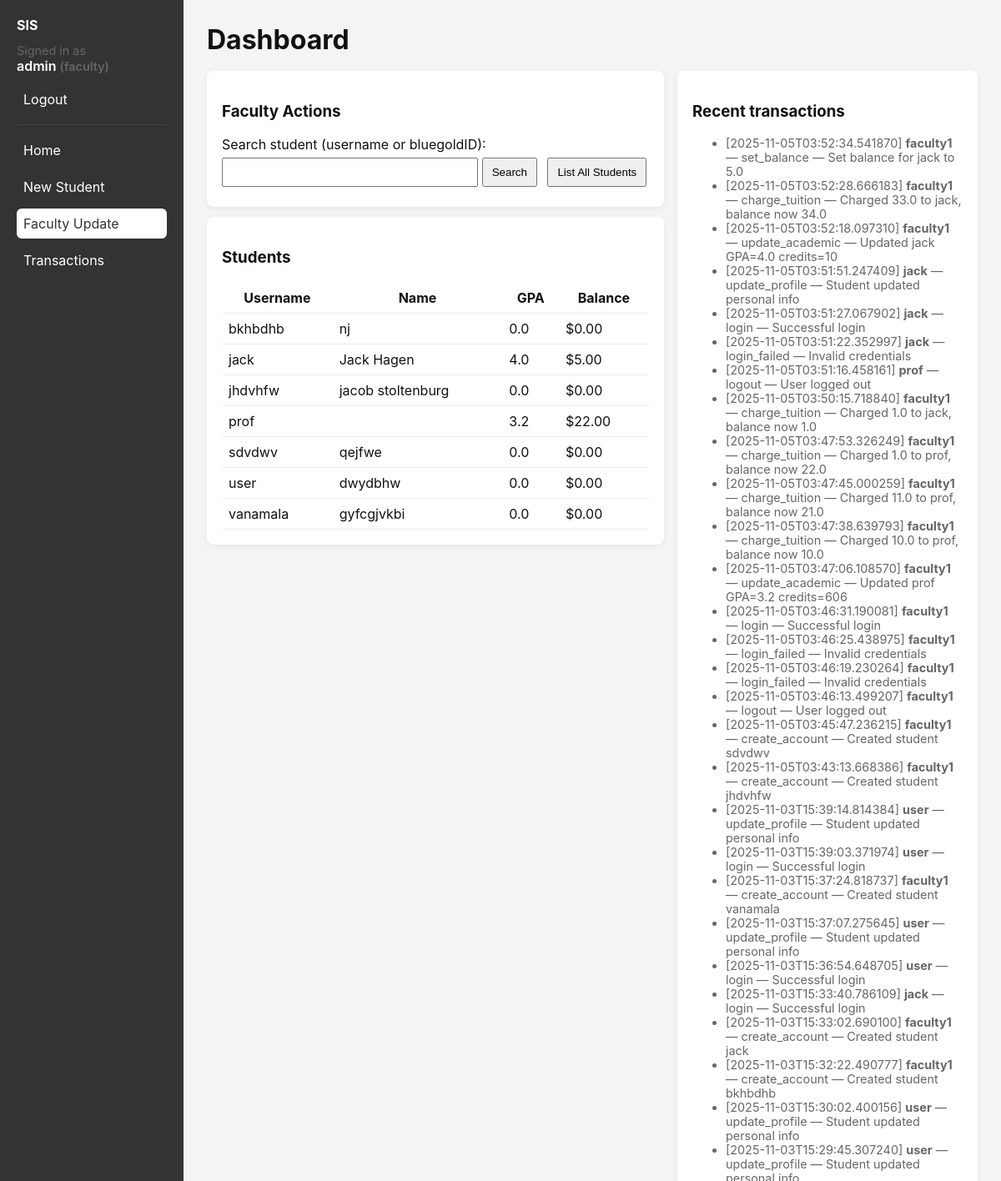
The app's page /faculty_update (signed in, upper part) with its own data.
### tables this page shows
CREATE TABLE students (
            id INTEGER PRIMARY KEY AUTOINCREMENT,
            username TEXT UNIQUE NOT NULL,
            bluegoldID TEXT UNIQUE,
            name TEXT,
            address TEXT,
            phone TEXT,
            gpa REAL DEFAULT 0.0,
            total_credits INTEGER DEFAULT 0,
            balance REAL DEFAULT 0.0,
            updated_at TEXT
        );

CREATE TABLE transactions (
            id INTEGER PRIMARY KEY AUTOINCREMENT,
            actor_username TEXT,
            action TEXT,
            details TEXT,
            timestamp TEXT
        );

### app.py (the view, shortened to what this page needs)
@app.route('/faculty_update', methods=['GET', 'POST'])
def faculty_update():
    if 'user' not in session:
        return redirect(url_for('login'))
    if session.get('role') == 'student' or session.get('role') != 'faculty':
        flash('Faculty only page', 'danger')
        return redirect(url_for('index'))
    conn = get_db_connection()
    c = conn.cursor()
    student = None
    transactions = []
    students = []
    c.execute('SELECT * FROM transactions ORDER BY timestamp DESC LIMIT 100')
    transactions = c.fetchall()
    c.execute('SELECT * FROM students ORDER BY username LIMIT 200')
    students = c.fetchall()
    conn.close()
    return render_template('faculty_update.html', student=student, transactions=transactions, students=students)

### app.py (called while the page is built)
def get_db_connection():
    conn = sqlite3.connect(DATABASE)
    conn.row_factory = sqlite3.Row
    return conn

@app.context_processor
def inject_user_role():
    return dict(user=session.get('user'), role=session.get('role'))

@app.before_request
def require_login_everywhere():
    allowed_endpoints = ['login', 'static']
    endpoint = None
    try:
        endpoint = request.endpoint
    except Exception:
        endpoint = None
    if endpoint in allowed_endpoints or endpoint is None:
        return
    if 'user' not in session:
        return redirect(url_for('login'))

### templates/faculty_update.html (shortened to what this page needs)
{% extends 'base.html' %}
{% block content %}
    <div style="display:flex;gap:16px">
        <div style="flex:1">
            <div class="card">
                <h3>Faculty Actions</h3>
                <form method="post" action="{{ url_for('faculty_update') }}">
                                        <label>Search student (username or bluegoldID):</label><br />
                                        <input name="target" style="width:60%" value="{% if student %}{{ student['username'] }}{% endif %}" />
                    <button type="submit" name="action" value="search">Search</button>
                    <button type="submit" name="action" value="list" style="margin-left:8px">List All Students</button>
                </form>
            </div>
            <div class="card" style="margin-top:12px">
                <h3>Students</h3>
                {% if students %}
                    <table>
                        <thead><tr><th>Username</th><th>Name</th><th>GPA</th><th>Balance</th></tr></thead>
                        <tbody>
                            {% for s in students %}
                                <tr>
                                    <td>{{ s['username'] }}</td>
                                    <td>{{ s['name'] or '' }}</td>
                                    <td>{{ s['gpa'] }}</td>
                                    <td>${{ '%.2f'|format(s['balance'] or 0.0) }}</td>
                                </tr>
                            {% endfor %}
                        </tbody>
                    </table>
                {% else %}
                    <p class="muted">No students found.</p>
                {% endif %}
            </div>
        </div>
        <div style="width:360px">
            <div class="card">
                <h3>Recent transactions</h3>
                {% if transactions %}
                    <ul>
                    {% for t in transactions %}
                        <li class="muted">[{{ t['timestamp'] }}] <strong>{{ t['actor_username'] }}</strong> — {{ t['action'] }} — {{ t['details'] }}</li>
                    {% endfor %}
                    </ul>
                {% else %}
                    <p class="muted">No recent transactions.</p>
                {% endif %}
            </div>
        </div>
    </div>
{% endblock %}

### templates/base.html (style rules this page uses)
:root { --accent:#2b6cb0; --muted:#f3f4f6; --dark:#333 }
* { box-sizing:border-box }
body { font-family:Inter, system-ui, -apple-system, 'Segoe UI', Roboto, 'Helvetica Neue', Arial; margin:0; background:var(--muted); color:#111 }
.card { background:#fff; padding:18px; border-radius:8px; box-shadow:0 2px 6px rgba(0,0,0,0.06) }
form input, form button { padding:8px 10px; margin:6px 0 }
.muted { color:#666;font-size:0.9rem }
table { width:100%;border-collapse:collapse }
table td, table th { padding:8px;border-bottom:1px solid #eee }

### records on screen
students: username "bkhbdhb", name "nj", gpa "0.0", balance "0.00"
students: username "jack", name "Jack Hagen", gpa "4.0", balance "5.00"
students: username "jhdvhfw", name "jacob stoltenburg", gpa "0.0", balance "0.00"
students: username "prof", gpa "3.2", balance "22.00"
students: username "sdvdwv", name "qejfwe", gpa "0.0", balance "0.00"
students: username "user", name "dwydbhw", gpa "0.0", balance "0.00"
students: username "vanamala", name "gyfcgjvkbi", gpa "0.0", balance "0.00"
transactions: timestamp "2025-11-05T03:52:34.541870", actor_username "faculty1", action "set_balance", details "Set balance for jack to 5.0"
transactions: timestamp "2025-11-05T03:52:28.666183", actor_username "faculty1", action "charge_tuition", details "Charged 33.0 to jack, balance now 34.0"
transactions: timestamp "2025-11-05T03:52:18.097310", actor_username "faculty1", action "update_academic", details "Updated jack GPA=4.0 credits=10"
transactions: timestamp "2025-11-05T03:51:51.247409", actor_username "jack", action "update_profile", details "Student updated personal info"
transactions: timestamp "2025-11-05T03:51:27.067902", actor_username "jack", action "login", details "Successful login"
transactions: timestamp "2025-11-05T03:51:22.352997", actor_username "jack", action "login_failed", details "Invalid credentials"
transactions: timestamp "2025-11-05T03:51:16.458161", actor_username "prof", action "logout", details "User logged out"
transactions: timestamp "2025-11-05T03:50:15.718840", actor_username "faculty1", action "charge_tuition", details "Charged 1.0 to jack, balance now 1.0"
transactions: timestamp "2025-11-05T03:47:53.326249", actor_username "faculty1", action "charge_tuition", details "Charged 1.0 to prof, balance now 22.0"
transactions: timestamp "2025-11-05T03:47:45.000259", actor_username "faculty1", action "charge_tuition", details "Charged 11.0 to prof, balance now 21.0"
transactions: timestamp "2025-11-05T03:47:38.639793", actor_username "faculty1", action "charge_tuition", details "Charged 10.0 to prof, balance now 10.0"
transactions: timestamp "2025-11-05T03:47:06.108570", actor_username "faculty1", action "update_academic", details "Updated prof GPA=3.2 credits=606"
transactions: timestamp "2025-11-05T03:46:31.190081", actor_username "faculty1", action "login", details "Successful login"
transactions: timestamp "2025-11-05T03:46:25.438975", actor_username "faculty1", action "login_failed", details "Invalid credentials"
transactions: timestamp "2025-11-05T03:46:19.230264", actor_username "faculty1", action "login_failed", details "Invalid credentials"
transactions: timestamp "2025-11-05T03:46:13.499207", actor_username "faculty1", action "logout", details "User logged out"
transactions: timestamp "2025-11-05T03:45:47.236215", actor_username "faculty1", action "create_account", details "Created student sdvdwv"
transactions: timestamp "2025-11-05T03:43:13.668386", actor_username "faculty1", action "create_account", details "Created student jhdvhfw"
transactions: timestamp "2025-11-03T15:39:14.814384", actor_username "user", action "update_profile", details "Student updated personal info"
transactions: timestamp "2025-11-03T15:39:03.371974", actor_username "user", action "login", details "Successful login"
transactions: timestamp "2025-11-03T15:37:24.818737", actor_username "faculty1", action "create_account", details "Created student vanamala"
transactions: timestamp "2025-11-03T15:37:07.275645", actor_username "user", action "update_profile", details "Student updated personal info"
transactions: timestamp "2025-11-03T15:36:54.648705", actor_username "user", action "login", details "Successful login"
transactions: timestamp "2025-11-03T15:33:40.786109", actor_username "jack", action "login", details "Successful login"
transactions: timestamp "2025-11-03T15:33:02.690100", actor_username "faculty1", action "create_account", details "Created student jack"
transactions: timestamp "2025-11-03T15:32:22.490777", actor_username "faculty1", action "create_account", details "Created student bkhbdhb"
transactions: timestamp "2025-11-03T15:30:02.400156", actor_username "user", action "update_profile", details "Student updated personal info"
transactions: timestamp "2025-11-03T15:29:45.307240", actor_username "user", action "update_profile"

### other values on screen
{{ user }} "admin"
{{ role }} "faculty"
{{ title or 'Dashboard' }} "Dashboard"
